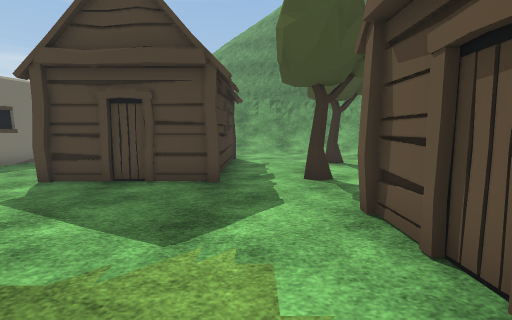
view 1 (above)

23 first-person views from a walk through a Unity game level. The camera is 1.3 m above the floor, tilts 6° down and sees 85° across. The floor is counted in squares, 1 m on a side. Each view is taken from the middle of a square. On the plan, view 1 faces up. The plan holds only what a view shows up to about 13 squares ahead; the rest is blank. The place goes on beyond the plan. The player character is not drawn. Some surface patterns are stand-ins.

view 2
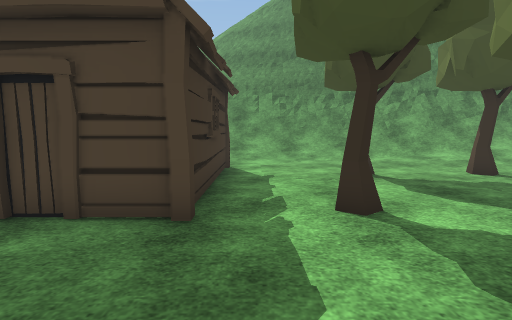

view 3
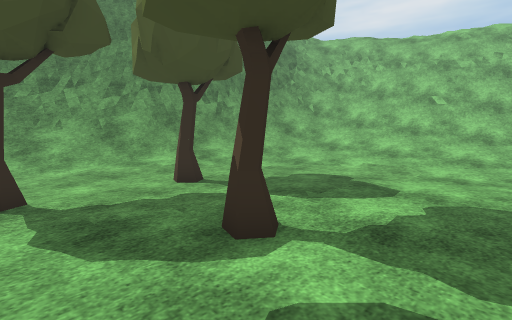

view 4
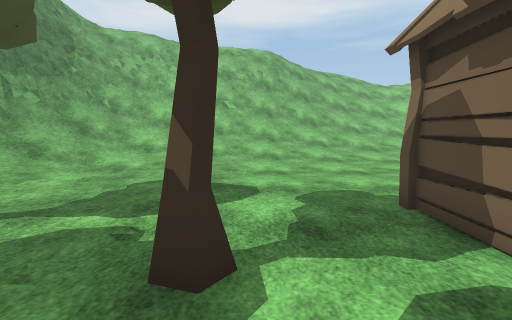

view 5
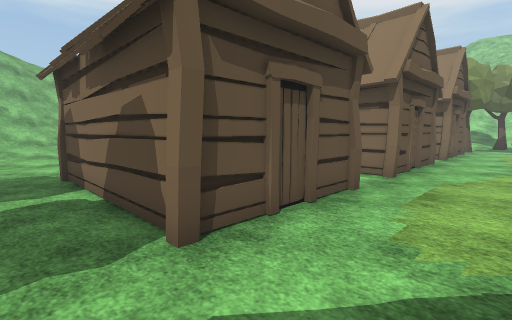

view 6
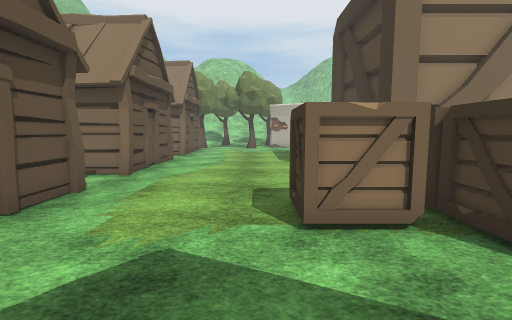

view 7
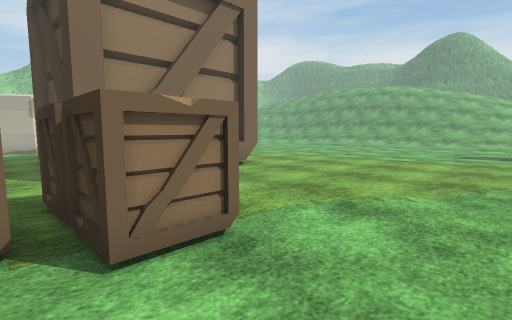

view 8
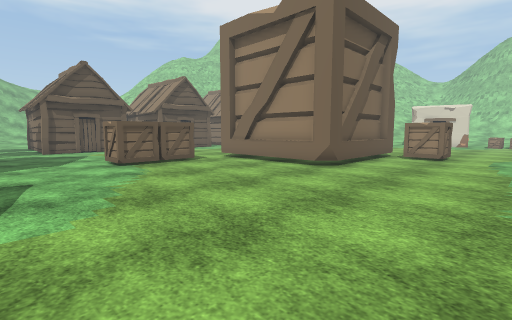

view 9
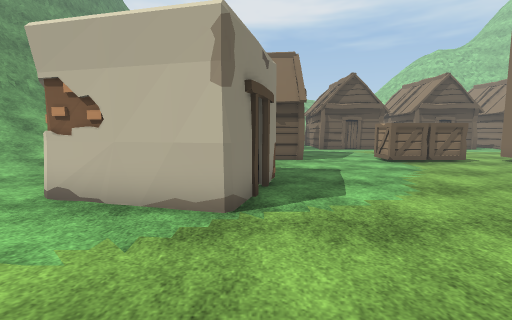

view 10
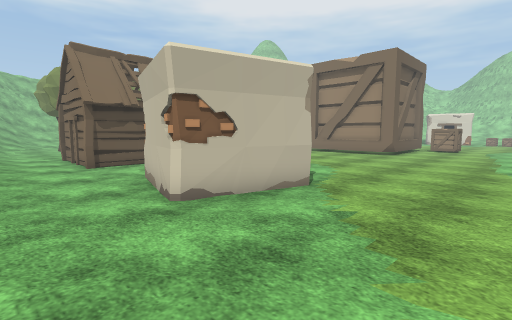

view 11
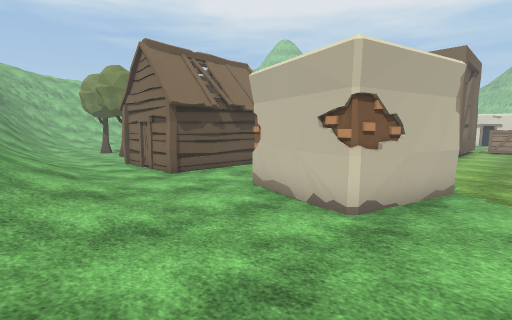

view 12
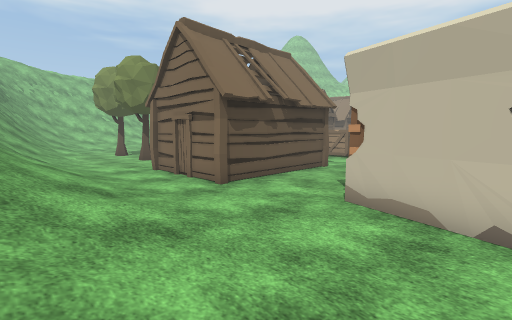

view 13
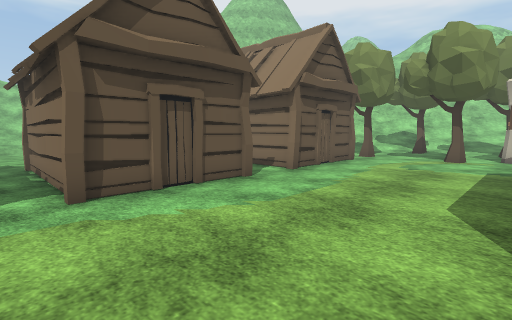

view 14
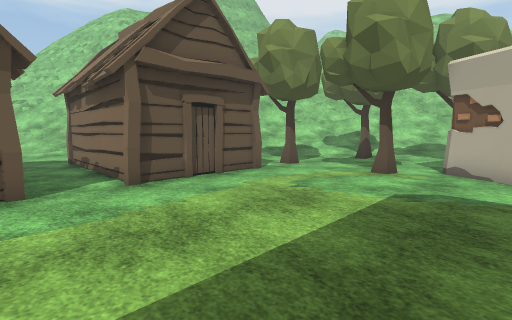

view 15
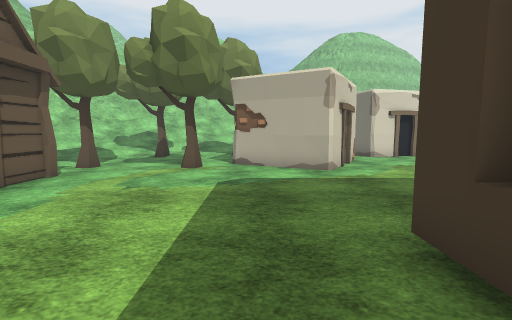

view 16
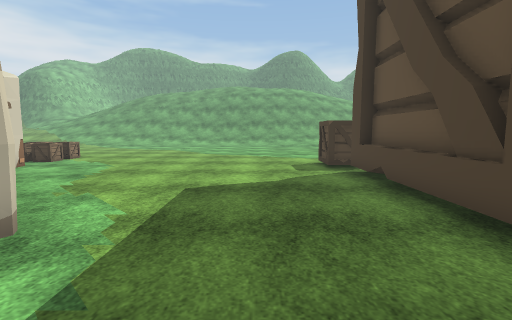

view 17
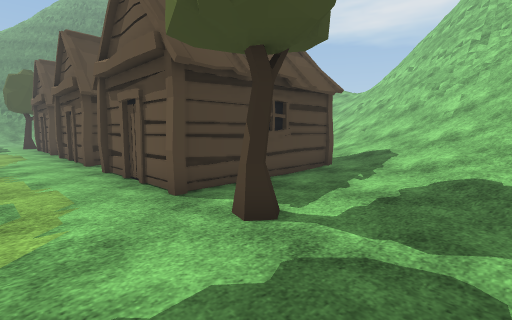

view 18
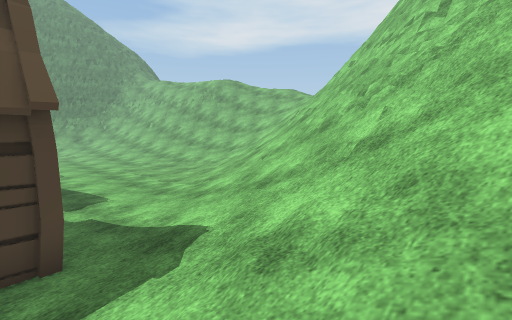

view 19
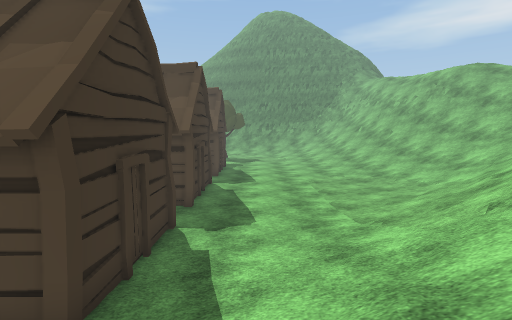

view 20
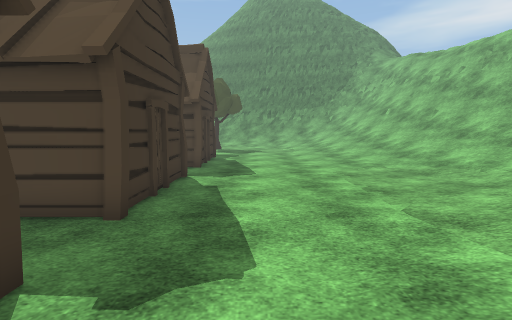

view 21
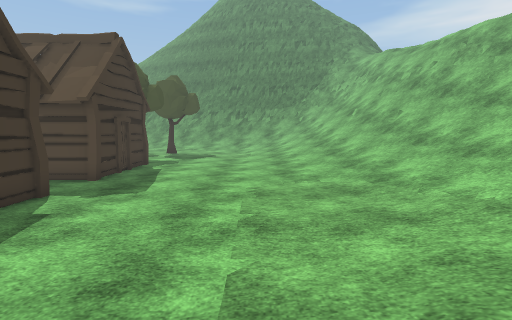

view 22
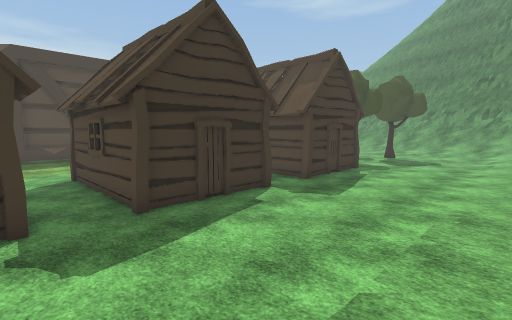

view 23
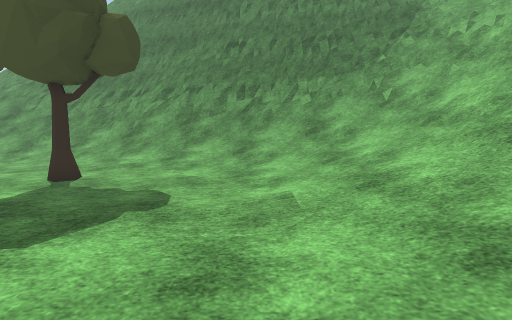

### Floor plan
Key: @ floor where view 1 was taken; # wall or solid block; . main floor; : floor 0.25 m higher than the main floor; + floor 0.5 m higher than the main floor; * floor 5.25 m higher than the main floor; % floor 6.25 m higher than the main floor; / step, stairs or slope; = window, fence, low wall or low ledge; ^ raised ledge; v drop or lower ground; H hut; T tree; C crate; O other object.
Columns run from 18 left of view 1 to 20 right of it. Each row starts with its distance up from view 1.
 18    : ::+/////////     /==####     ##vv
 17     ::://////////////////#==#########%#
 16 : :::....:///////////////////// ==#=#*
 15  ::::................///////////////=/
 14 ::::....................:://///////////
 13 .....O##.....HHHHH........::///////////
 12 .....#####...#   H...T...T....////////
 11 .....#  #O...#   #...T...T....:///////
 10 ....O#  O....#   H.............//////
  9 .....####....#   #.............//////
  8 .............#   #..T..TT......://////
  7 .............HHHHH..T...T.......///////
  6 ................................///////
  5 ................................://
  4 ....................HHHHHHH.....:://///
  3 ............CC......H     H......://///
  2 ............CCCC....H     H......://///
  1  ...........CCCC....H     H......./////
  0  ...........CC....@.H   #HH......./////
 -1  ................................./////
 -2  .....#OOOOO#.......HHHHHHH......./////
 -3  .....O     O.......H     H.......:////
 -4  .....O     O.......H     H......./////
 -5   ....O     O.......H     H......./////
 -6   ....O     O.......HHHHHHH....../////
 -7   ..CCOOOO OO.................../////
 -8   ..CC#OOOOO#................../////
 -9   ..................HHHHHHH...//////
-10   ..................H     H..://////
-11   ..................H     H.://///// ^
-12   ..................H     H.//////#==#
-13   ..................HHHHHHH///////####
-14   ..........#............:///////==##
-15   .........###O.T...T...:://////#=##
-16   ........O  ##O.......:////////=##
-17   ........#    .......://///////=##
-18   ........     .......//////////##

Where each view was taken, in squares from view 1:
view 1: 0 up, 0 right, facing up
view 2: 3 up, 0 right, facing up
view 3: 5 up, 3 right, facing up-right
view 4: 7 up, 3 right, facing right
view 5: 6 up, 1 left, facing down-right
view 6: 6 up, 2 left, facing down
view 7: 6 up, 4 left, facing down-left
view 8: 7 up, 17 left, facing down-right
view 9: 9 up, 18 left, facing right
view 10: 16 up, 18 left, facing down-right
view 11: 18 up, 15 left, facing down-right
view 12: 18 up, 12 left, facing down-right
view 13: 1 down, 4 left, facing down-right
view 14: 6 down, 5 left, facing down-right
view 15: 5 down, 4 left, facing down
view 16: 11 down, 3 left, facing left
view 17: 18 down, 1 left, facing up-right
view 18: 18 down, 7 right, facing up-right
view 19: 16 down, 10 right, facing up
view 20: 11 down, 10 right, facing up
view 21: 9 down, 13 right, facing up
view 22: 9 down, 14 right, facing up-left
view 23: 4 up, 12 right, facing up
